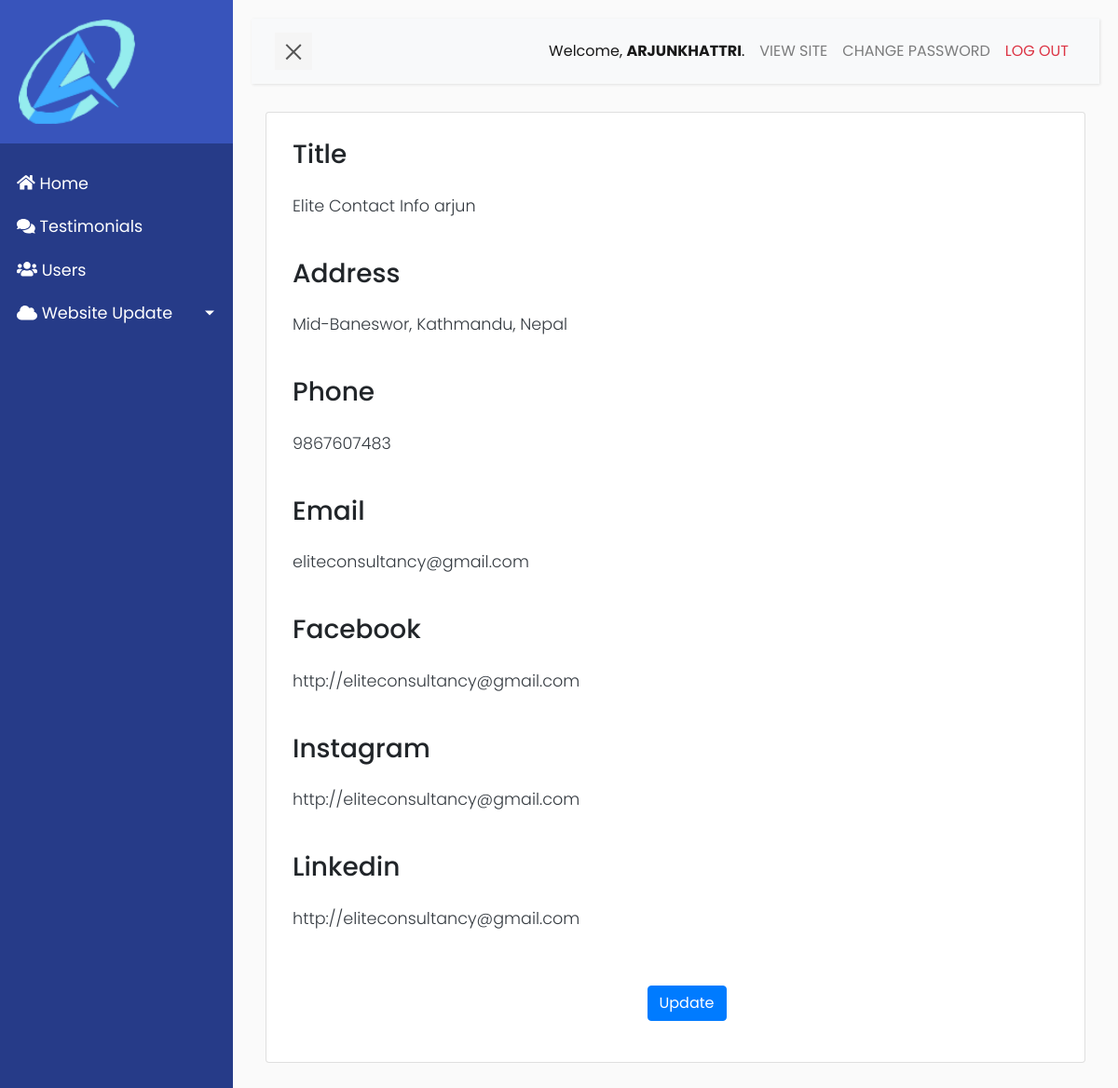
The page /contact/ (signed in) on the database its author committed.
### constructionapp/models.py (models this page shows, shortened)
class Contact(models.Model):
    title = models.CharField(max_length=200, null=True)
    address = models.CharField(max_length=254, null=True, blank=True, default='')
    phone = models.CharField(max_length=100, null=True, blank = True)
    email = models.EmailField(max_length=254, null=False, blank=False)
    facebook = models.URLField(max_length=200, blank=True)
    instagram = models.URLField(max_length=200, blank=True)
    linkedin = models.URLField(max_length=200, blank=True)

### constructionapp/views.py (the view)
# urls.py: path('contact/', views.contact_details, name = 'contact_details'),
@login_required
def contact_details(request):
    contact = Contact.objects.all().first()
    context = {'contact': contact}
    return render(request, 'page/contact/details.html', context)

### constructionapp/templates/page/contact/details.html (shortened to what this page needs)
{% extends 'base.html' %}
{% load static %}
{% block content %}
<div class="container">
    {% if contact %}
        <div class="row">
            <div class="col-xs-12 col-sm-12 col-md-12 col-xl-12">
                <div class="card mb-4 pl-2 pt-2">
                    <div class="card-body mb-2">
                        <h3 class="mb-4">Title</h3>
                        <p class="card-text text-dark text-justify" >
                            {{contact.title }}
                        </p><br>
                        <h3 class="mb-4">Address</h3>
                        <p class="card-text text-dark text-justify" >
                            {{contact.address}}
                        </p><br>
                        <h3 class="mb-4">Phone</h3>
                        <p class="card-text text-dark text-justify" >
                            {{contact.phone }}
                        </p><br>
                        <h3 class="mb-4">Email</h3>
                        <p class="card-text text-dark text-justify" >
                            {{contact.email}}
                        </p><br>
                          <h3 class="mb-4">Facebook</h3>
                        <p class="card-text text-dark text-justify" >
                            {{contact.facebook}}
                        </p><br>
                        <h3 class="mb-4">Instagram</h3>
                        <p class="card-text text-dark text-justify" >
                            {{contact.instagram}}
                        </p><br>
                        <h3 class="mb-4">Linkedin</h3>
                        <p class="card-text text-dark text-justify" >
                            {{contact.linkedin}}
                        </p><br>
                            <div class="form-group text-center" >
                                <a href="{% url 'update_contact' %}" class="btn btn-primary text mt-3 mt-3 ml-3">
                                    Update
                                </a>
                            </div>
                    </div>
                </div>
            </div>
        </div>
   {% endif %}
</div>
{% endblock content %}

### constructionapp/templates/base.html (shortened to what this page needs)
{% load static %}
<!DOCTYPE html>
<html>
<head>
    <link
        rel="stylesheet"
        href="https://stackpath.bootstrapcdn.com/bootstrap/4.1.0/css/bootstrap.min.css"
>
    <link
        rel="stylesheet" href="{% static 'css/base.css' %}">
    <link
        rel="stylesheet"
        href="https://use.fontawesome.com/releases/v5.2.0/css/all.css"
>
</head>
<body>
    <div class="wrapper">
        <nav id="sidebar">
            <div class="sidebar-header">
                <a href="https://eliteconsultancy.netlify.app/">
                    <img src="{% static 'images/logo.png' %}" alt="NGT Logo" class="img-responsive" style="width:60%;height: auto;">
                </a>
            </div>
            <ul class="list-unstyled components ml-2">
                <li class="active">
                    <a href="{% url 'dashboard' %}">
                        <i class="fa fa-home" aria-hidden="true"></i>
                        Home
                    </a>
                </li>
                <li>
                    <a href="{% url 'testimonials_list' %}">
                        <i class="fa fa-comments" aria-hidden="true"></i>
                        Testimonials
                    </a>
                </li>
                <li>
                    <a href="{% url 'list_admins' %}">
                        <i class="fa fa-users" aria-hidden="true"></i>
                        Users
                    </a>
                </li>
                <li >
                    <a href="#uiSubmenu" data-toggle="collapse" aria-expanded="false" class="dropdown-toggle">
                        <i class="fa fa-cloud" aria-hidden="true"></i>
                        Website Update
                    </a>
                </li>
        </nav>
        <div id="content">
            <nav class="navbar navbar-expand-lg navbar-light bg-light">
                <div class="container-fluid">
                    <button type="button" id="sidebarCollapse" class="navbar-btn">
                        <span></span>
                    </button>
                    <div class="collapse navbar-collapse" id="navbarSupportedContent">
                        <ul class="nav navbar-nav ml-auto">
                            <li class="nav-item active">
                                <div class="nav-link text-capitalize" >Welcome, <span class="text-uppercase font-weight-bold">{{user.get_username}}</span>. </div>
                            </li>
                            <li class="nav-item">
                                <a href="https://eliteconsultancy.netlify.app/" target="_blank" class="text-uppercase nav-link">View Site</a>
                            </li>
                            <li class="nav-item">
                                <a href="{% url 'change_admin_pw' %}" class="nav-link text-uppercase">Change Password</a>
                            </li>
                            <li class="nav-item">
                                <a href="{% url 'admin_logout' %}" class="text-uppercase nav-link text-danger">Log out</a>
                            </li>
                        </ul>
                    </div>
                </div>
            </nav>
            {% block content %}
            {% endblock content %}
    </div>
</body>
</html>

### static/css/base.css (style rules this page uses)
body { font-family: 'Poppins', sans-serif; background: #fafafa; }
p { font-family: 'Poppins', sans-serif; font-size: 1.1em; font-weight: 300; line-height: 1.7em; color: #999; }
a, a:hover, a:focus { color: inherit; text-decoration: none; transition: all 0.3s; }
.navbar { padding: 15px 10px; background: #fff; border: none; border-radius: 0; margin-bottom: 30px; box-shadow: 1px 1px 3px rgba(0, 0, 0, 0.1); }
.navbar-btn { box-shadow: none; outline: none !important; border: none; }
.wrapper { display: flex; width: 100%; align-items: stretch; perspective: 1500px; }
#sidebar { min-width: 250px; max-width: 250px; background: #263b88; color: #fff; transition: all 0.6s cubic-bezier(0.945, 0.020, 0.270, 0.665); transform-origin: bottom left; }
#sidebar .sidebar-header { padding: 20px; background: #3854bb; }
#sidebar ul.components { padding: 20px 0; }
#sidebar ul li a { padding: 10px; font-size: 1.1em; display: block; }
#sidebar ul li.active > a, a[aria-expanded="true"] { color: #fff; background: #263b88; }
a[data-toggle="collapse"] { position: relative; }
.dropdown-toggle::after { display: block; position: absolute; top: 50%; right: 20px; transform: translateY(-50%); }
#content { width: 100%; padding: 20px; min-height: 100vh; transition: all 0.3s; }
#sidebarCollapse { width: 40px; height: 40px; background: #f5f5f5; cursor: pointer; }
#sidebarCollapse span { width: 80%; height: 2px; margin: 0 auto; display: block; background: #555; transition: all 0.8s cubic-bezier(0.810, -0.330, 0.345, 1.375); transition-delay: 0.2s; }
#sidebarCollapse span:last-of-type { transform: rotate(-45deg) translate(1px, -1px); }

### rows shown on the page
Contact: title "Elite Contact Info arjun", address "Mid-Baneswor, Kathmandu, Nepal", phone "9867607483", email "eliteconsultancy@gmail.com", facebook "http://eliteconsultancy@gmail.com", instagram "http://eliteconsultancy@gmail.com", linkedin "http://eliteconsultancy@gmail.com"

### other values the page prints
{{ user.get_username }} "ARJUNKHATTRI"
